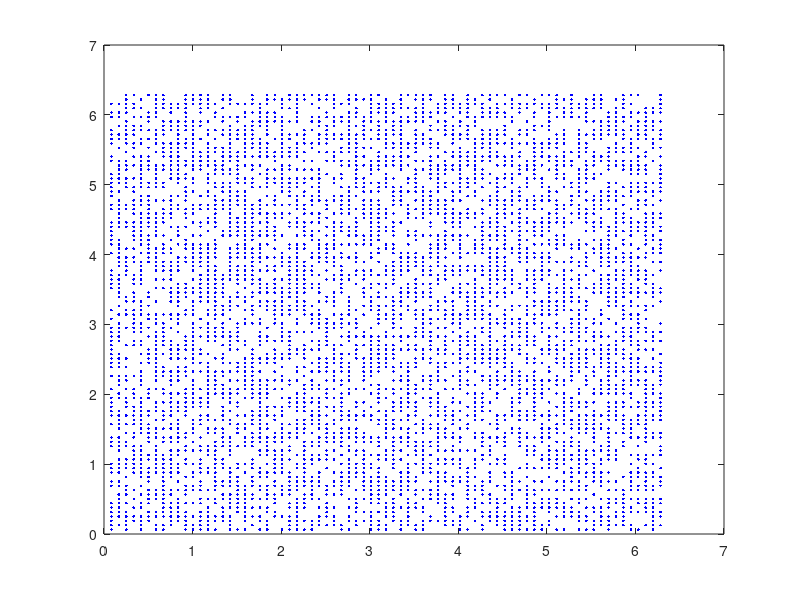

This figure's MATLAB source: (Note: this script raises an error after producing the figure.)
%
% nufft example
%
close all;clear all;clc;

addpath(genpath('~./Dropbox/irt'));
addpath('nufft_files/');

%
n1 = 75;
n2 = 100;
npts = 5000
x = imresize(peaks(max(n1,n2)),[n1 n2]);

%the sprial, a 201 point subset of the full freq domain, scale to [0 1] each loc to sprial it
%omega = linspace(0, 20*2*pi, npts)';	% crude spiral:
%omega = pi*[cos(omega) sin(omega)].*omega(:,[1 1])/max(omega);

%all the points...
[k1pts k2pts] = meshgrid(1:n1, 1:n2);
k1pts = reshape(k1pts,numel(k1pts),1)*2*pi/n1;
k2pts = reshape(k2pts,numel(k2pts),1)*2*pi/n2;
omega = [k1pts k2pts];

%random sample of points
omega = omega(sort(randsample(1:max(size(omega)),npts)),:);

%plot the sample locations
plot(omega(:,1), omega(:,2),'b.');

%the number of neighbors to use when interpolating
j1 = 15;
j2 = 15;

%the fft sizes?
k1 = 2*n1;
k2 = 2*n2;

%this sytax
args = {omega, [n1 n2], [j1 j2], [k1 k2]};

%Create fft matrix
%A = Gnufft(args); %fast
%Ad = Gdsft(omega,[n1 n2]); %exact

%old way?
fprintf('nufft init: ');
tic
st = nufft_init(omega, [n1 n2], [j1 j2], [k1 k2]);
toc

%fancy Gnufft way
% tic
% ya = A*x;
% toc

%exact nuft
%tic
%yx = Ad*x;
%toc

%old style?
% tic
% yo = nufft(x,st); %an fft from the whole image into the small, oddly spaced, freq domain
% toc

%scaling? I think nufft is like fftw....
scale_factor = sqrt(npts);
yos = nufft(x,st)/scale_factor;
yosi = nufft_adj(yos,st)/scale_factor;

figure()
subplot(1,2,1)
surf(real(yosi));
subplot(1,2,2)
surf(x);



